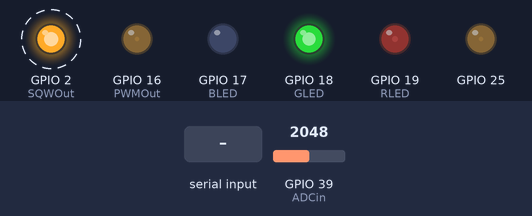
A sketch run on a simulated ESP32. Shown: output pins drawn as LEDs (lit = HIGH). Dashed ring = blinking. The inputs (shaded band) are chosen by the test bench; at power-on: GPIO 39 (ADCin) = 2048. WiFi joins after 1.5 s; servers stay silent unless stated; no MQTT or app messages arrive unless stated; what the sketch prints to the serial monitor is not drawn.

Above: at 2.79 s.
2.8 s: "step" received over Serial
At 3.84 s:
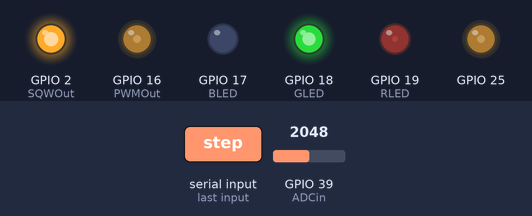
6.3 s: GPIO 39 (ADCin) set to 2866
At 8.84 s:
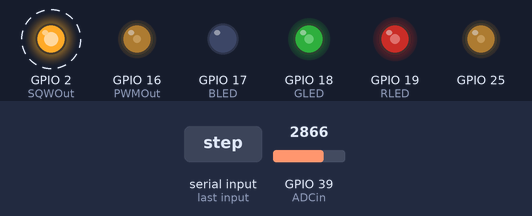
9.8 s: GPIO 39 (ADCin) set to 3603
At 9.97 s:
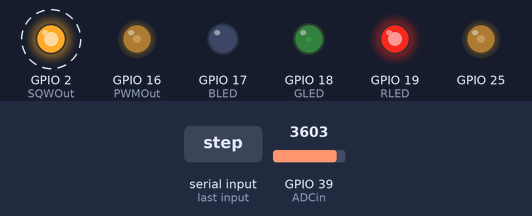
13.3 s: GPIO 39 (ADCin) set to 4095
At 13.54 s:
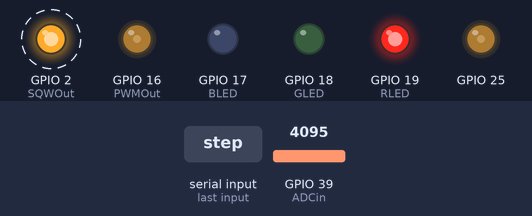
16.8 s: GPIO 39 (ADCin) set to 1228
At 17.02 s:
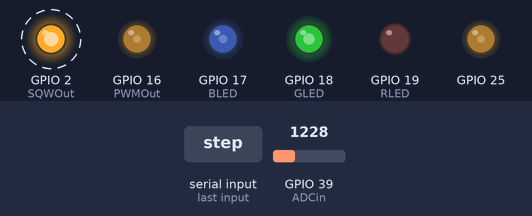
Timing chart, 0 to 24.8 s (numbered marks = the images above; inputs shaded):
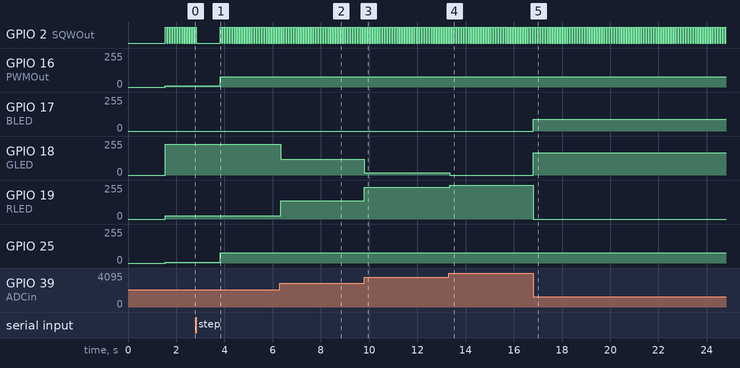

Measured:
- after the input at 2.8 s, GPIO 16 (PWMOut): 8/255 → 77/255 after 1.0 s; GPIO 25: 7/255 → 77/255 after 1.0 s
- after the input at 6.3 s, GPIO 18 (GLED): 229/255 → 117/255 at once; GPIO 19 (RLED): 26/255 → 138/255 at once
- after the input at 9.8 s, GPIO 18 (GLED): 117/255 → 16/255 at once; GPIO 19 (RLED): 138/255 → 239/255 at once
- after the input at 13.3 s, GPIO 18 (GLED): 16/255 → 0/255 at once; GPIO 19 (RLED): 239/255 → 255/255 at once
- after the input at 16.8 s, GPIO 17 (BLED): 0/255 → 87/255 at once; GPIO 18 (GLED): 0/255 → 168/255 at once; GPIO 19 (RLED): 255/255 → 0/255 at once
- by itself, GPIO 2 (SQWOut): alternates HIGH for 0.05 s and LOW for 0.05 s

The sketch:

lab1_4_netpie.ino
```cpp
// Lab1_4_NETPIE.ino
// IoT-ESP32 workshop by dew.ninja
// July 2019
// Program for NodeMCU-32S
// *** publish data to NETPIE ****

// Update : March 2021
//   * remove OLED commands
//   * format output to Python arrays
//   * add time data to the output
#include <WiFi.h>  // for ESP32
#include <PubSubClient.h>

const char* ssid = "dnjguest2";
const char* password = "dewninja666";
const char* mqtt_server = "broker.netpie.io";
const int mqtt_port = 1883;
const char* mqtt_Client = "";
const char* mqtt_username = "";
const char* mqtt_password = "";

WiFiClient espClient;
PubSubClient client(espClient);
char msg[100];
unsigned long last_publish = 0;  // last publish time
unsigned long T_publish = 2000;  // millisecs
String datastr;       // data string used in command section

const int PWMOut = 16;    // use GPIO16 as PWM
const int ADCin = A3;   //   use A3 as plant output y
const int SQWOut = LED_BUILTIN;  // square-wave output, also LED onboard
// timer channels
const byte PWMch=1;
const byte REDch = 2;
const byte GREENch = 3;
const byte BLUEch = 4;


// ******************* RGB pin assignments and values **************
const int RLED=19, GLED=18, BLED=17;   // pin numbers for RGB led
int Rval=0, Gval=0, Bval=0;   // values for RGB color
// *********************************************************************

const int DATASIZEMAX = 5000;   // maximum data size


// voltage range
const float VMAX = 3;
const float VMID = 1.5;
const float VMIN = 0;

// PWM and ADC ranges
const int PWMMAX = 4095;  // 12-bit PWM
const int PWMMID = 2047;
const int PWMMIN = 0;
const int ADCMAX = 4095;   // 12-bit ADC
const int ADCMID = 2047;
const int ADCMIN = 0;

float y = 0;     // plant output (in volts)
float r = 0.1, rold = 0.1;     // command value (in volts)
float u = 0.1;      // controller output (in volts)
float raw2v = 3.3/4095;   // 12-bit raw unit to volt

// --- global variables for sampling period and time data ----
float T = 0.05;   // sampling period
unsigned long T_ms;  // sampling period in milliseconds
unsigned long previous_time = 0, current_time = 0;
float tdata = 0;  // time data sent to output


int i = 0;          // index
String rcvdstring;   // string received from serial
String cmdstring;   // command part of received string
String  parmstring; // parameter part of received string
int noparm = 0;    // flag if no parameter is passed
int parmvalint;        // parameter value
float parmvalfloat;
int newcmd = 0;     // flag when new command received
int sepIndex;       // index of seperator
int datasize = 100;  // number of data points
int datacapt = 0;

int adcval = 0;         // ADC input value
int pwmval = 0;       // pwm value
int dacval = 0;

void reconnect() {
  while (!client.connected()) {
    Serial.print("Attempting MQTT connection…");
    if (client.connect(mqtt_Client, mqtt_username, mqtt_password)) {
      Serial.println("connected");
      // subscribe to command topics
      client.subscribe("@msg/#");
    }
    else {
      Serial.print("failed, rc=");
      Serial.print(client.state());
      Serial.println("try again in 5 seconds");
      delay(5000);
    }
  }
}

void callback(char* topic, byte* payload, unsigned int length) {
  Serial.print("Message arrived [");
  Serial.print(topic);
  Serial.print("] ");
  String message;
  for (int i = 0; i < length; i++) {
    message = message + (char)payload[i];
  }
  Serial.println(message);
  if(String(topic) == "@msg/cmd") {
    rcvdstring=message;
    cmdInt();  // call command interpreter
  }
}


// initialize RGB-LED
void RGBled_init(void)
{
    // ******* RGB LED outputs *****************
  pinMode(RLED, OUTPUT);
  pinMode(GLED, OUTPUT);
  pinMode(BLED, OUTPUT);
  ledcSetup(REDch, 5000, 12);   // Red LED
  ledcSetup(GREENch, 5000, 12);   // Green LED
  ledcSetup(BLUEch, 5000, 12);   // Blue LED

  ledcAttachPin(RLED, REDch);
  ledcAttachPin(GLED, GREENch);
  ledcAttachPin(BLED, BLUEch);


}
// initialize PWM output
void PWM_init(void)
{
  pinMode(PWMOut, OUTPUT);

  ledcSetup(PWMch, 5000, 12);   // 12-bit PWM output
  ledcAttachPin(PWMOut, PWMch);

}


void setup() {
  pinMode(SQWOut, OUTPUT);
  PWM_init();
  RGBled_init();
  Serial.begin(115200);
  Serial.println();
  Serial.print("Connecting to ");
  Serial.println(ssid);
  WiFi.begin(ssid, password);
  while (WiFi.status() != WL_CONNECTED) {
    delay(500);
    Serial.print(".");
  }
  Serial.println("");
  Serial.println("WiFi connected");
  Serial.println("IP address: ");
  Serial.println(WiFi.localIP());
  client.setServer(mqtt_server, mqtt_port);
  client.setCallback(callback);

  T_ms = 1000*T;
  pwmval = int(u/raw2v);
  if (!client.connected()) {
      reconnect();
   }
   client.loop();
   // publish r value on shadow once
   datastr = "{\"data\": {\"r\":" + String(r)+"}}";
   datastr.toCharArray(msg, (datastr.length() + 1));
   client.publish("@shadow/data/update", msg);

}

void loop() {
  current_time = millis();
  if ((current_time - previous_time)>T_ms) {
    previous_time = current_time;
    digitalWrite(SQWOut,!digitalRead(SQWOut)); // toggle on-board LED
    // ************* check for new command from serial port ****************
    while (Serial.available() > 0 )   {
          rcvdstring = Serial.readString();
          newcmd = 1;
    }
    if (newcmd)   { // execute this part only when new command received
      cmdInt();   // invoke the interpreter
      newcmd = 0;
    }
    // *****************************************************************

    adcval = analogRead(ADCin);      // read analog input
    y = raw2v*adcval;          // convert to volt
    u = r;
    pwmval = int(u/raw2v);
    ledcWrite(PWMch, pwmval);       // write to PWM
    dacval = pwmval>>4;
    dacWrite(DAC1, dacval);     // also write to DAC
    tdata += T;   // update time data
    esp_y2rgb();  // lid RGB LED

    if (datacapt)   {
      // send data to host
      Serial.print("[");
      Serial.print(tdata);
      Serial.print(", ");
      Serial.print(r);
      Serial.print(", ");
      Serial.print(y);
      Serial.print(", ");
      Serial.print(u);
      Serial.println("],");
      i++;
      if (i== datasize)  {
        datacapt = 0;      // reset the command change flag
        i = 0;              // reset index
        Serial.println("])");

      }
    }
  }
  // publish data to NETPIE
  current_time = millis();
  if ((current_time - last_publish)>T_publish) {
    last_publish = current_time;
    if (!client.connected()) {
        reconnect();
     }
     client.loop();
     String data = "{\"data\": {\"y\":" + String(y) + ", \"u\":" + String(u)+"}}";
     //Serial.println(data);
     data.toCharArray(msg, (data.length() + 1));
     client.publish("@shadow/data/update", msg);
  }
}


// set RGB led to specified color
void lidRGBled(int rval, int gval, int bval)
{

  ledcWrite(REDch, rval);
  ledcWrite(GREENch, gval);
  ledcWrite(BLUEch, bval);
}

// lid RGB led according to output level
void esp_y2rgb(void)
{
  float yt;
  int ypwm, rval, gval, bval;

  if (y<=1.5)   {
    yt=y/1.5;
    rval =0;
    bval = int(PWMMAX*(1-yt));
    gval = int(PWMMAX*yt);
    lidRGBled(rval, gval, bval);

  }
  else if (y>1.5)  {
    yt = (y-1.5)/1.5;
    if (yt>1) yt=1;
    bval = 0;
    gval = int(PWMMAX*(1-yt));
    rval = int(PWMMAX*yt);
    lidRGBled(rval, gval, bval);
  }
}


// ************ command interpreter implementation ****************
void cmdInt(void)
{
    rcvdstring.trim();  // remove leading&trailing whitespace, if any
    // find index of separator '='
    sepIndex = rcvdstring.indexOf('=');
    if (sepIndex==-1) {
      cmdstring = rcvdstring;
      noparm = 1;
    }
    else  {
    // extract command and parameter
      cmdstring = rcvdstring.substring(0, sepIndex);
      cmdstring.trim();
      parmstring = rcvdstring.substring(sepIndex+1);
      parmstring.trim();
      noparm = 0;
    }
    // check if received command string is a valid command
    if (cmdstring.equalsIgnoreCase("step")|cmdstring.equalsIgnoreCase("r"))   {
      if (noparm==1)   {  // step to 1
        r = 1;
        rold = r;
      }
      else  {  // step to new spedified value
         parmvalfloat = parmstring.toFloat();

        //limit step command to 0 - 3 volts
        if (parmvalfloat > VMAX) parmvalfloat = VMAX;
        else if (parmvalfloat< VMIN) parmvalfloat = VMIN;

        r = parmvalfloat;
        rold = r;   // save previous command
      }
     // update r value on shadow
     datastr = "{\"data\": {\"r\":" + String(r)+"}}";
     datastr.toCharArray(msg, (datastr.length() + 1));
     client.publish("@shadow/data/update", msg);

      Serial.println("datamat = np.array([");
      tdata = 0;   // reset time data variable
      datacapt = 1;    // set the flag to capture data
      i = 0;              // reset data index

    }

    else if (cmdstring.equalsIgnoreCase("datasize"))   {
      if (noparm==1)   {
        Serial.print("Current datasize = ");
        Serial.println(datasize);
      }
      else   {
        parmvalint = parmstring.toInt();
        if (parmvalint > DATASIZEMAX) parmvalint = DATASIZEMAX; // limit datasize to DATASIZEMAX
        else if (parmvalint<0) parmvalint = 0;
        datasize = parmvalint;
        Serial.print("Datasize set to ");
        Serial.println(datasize);

      }
    }


    else   {
      Serial.println("Invalid command");
    }
}

// *****************************************************************************
```
